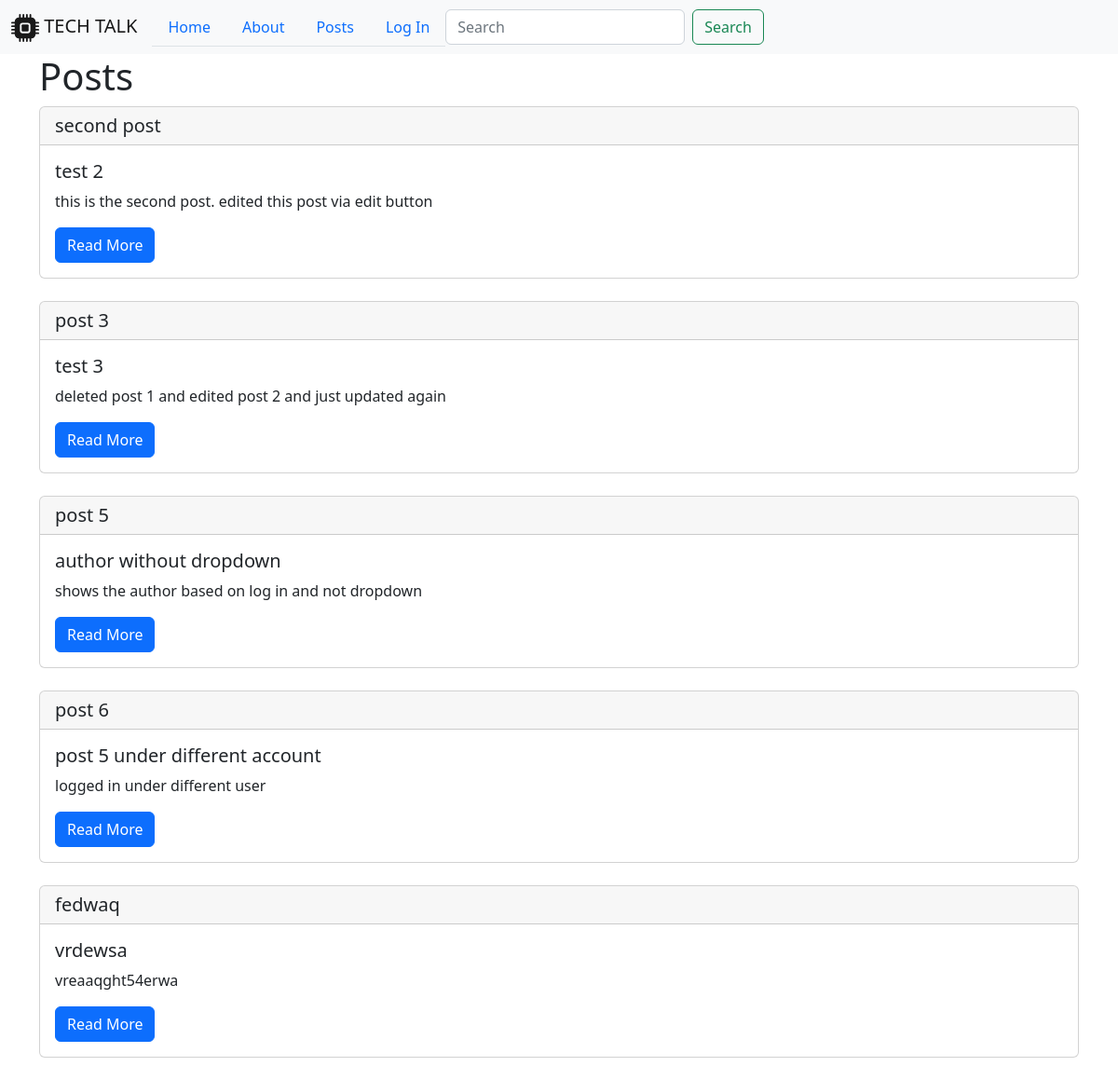
The app's page /posts/list/ with its own data.
### posts/models.py (models this page shows, shortened)
class Post(models.Model):
    title = models.CharField(max_length=128)
    subtitle = models.CharField(max_length=128)
    body = models.TextField()
    created_on = models.DateTimeField(auto_now_add=True)
    author = models.ForeignKey(
        get_user_model(),
        on_delete=models.CASCADE
    )

### posts/views.py (the view)
# urls.py: path('list/', views.PostListView.as_view(), name='list'),
class PostListView(ListView):
    template_name = "posts/list.html"
    model = Post

### templates/posts/list.html (shortened to what this page needs)
{% extends 'base.html' %}
{% load static %}
{% block content %}
<h1>Posts</h1>
{% for post in post_list %}
    <div class="card">
        <h5 class="card-header">{{ post.title }}</h5>
        <div class="card-body">
        <h5 class="card-title">{{ post.subtitle }}</h5>
        <p class="card-text">{{ post.body|truncatechars:128 }}</p>
        <a href="{% url 'detail' post.id %}" class="btn btn-primary">Read More</a>
        </div>
    </div>
    <br />
{% endfor %}
{% endblock content %}

### templates/base.html (shortened to what this page needs)
{% load static %}
<!DOCTYPE html>
<html lang="en">
<head>
    <link href="https://cdn.jsdelivr.net/npm/bootstrap@5.2.2/dist/css/bootstrap.min.css"
        rel="stylesheet"
>
    <link href="{% static 'css/base.css' %}" rel="stylesheet">
</head>
<body>
  <nav class="navbar navbar-expand-lg bg-light">
    <div class="container-fluid">
      <a class="navbar-brand" href="{% url 'home' %}">
         TECH TALK
      </a>
      <div class="collapse navbar-collapse" id="navbarSupportedContent">
        <ul class="nav nav-tabs justify-content-end">
          <li class="nav-item">
            <a class="nav-link" href="{% url 'home' %}">Home</a>
          </li>
          <li class="nav-item">
            <a class="nav-link" href="{% url 'about' %}">About</a>
          </li>
          <li class="nav-item">
            <a class="nav-link" href="{% url 'list' %}">Posts</a>
          </li>
          <li class="nav-item">
            {% if user.is_authenticated %}
            <li><a class="nav-link" href="{% url 'new' %}">New Post</a></li>
            <li"><a class="nav-link" href="{% url 'logout' %}">Log Out</a></li>
            {% else %}
            <li><a class="nav-link" href="{% url 'login' %}">Log In</a></li>
            {% endif %}
          </li>
        </ul>
        <form class="d-flex" role="search" action= "{% url 'list' %}">
          <input class="form-control me-2" type="search" placeholder="Search" aria-label="Search">
          <button class="btn btn-outline-success" type="submit">Search</button>
        </form>
      </div>
    </div>
  </nav>
    <div class="container">
      {% block content %}
      {% endblock content %}
    </div>
</body>
</html>

### records on screen
Post: title "second post", subtitle "test 2", body "this is the second post. edited this post via edit button"
Post: title "post 3", subtitle "test 3", body "deleted post 1 and edited post 2 and just updated again"
Post: title "post 5", subtitle "author without dropdown", body "shows the author based on log in and not dropdown"
Post: title "post 6", subtitle "post 5 under different account", body "logged in under different user"
Post: title "fedwaq", subtitle "vrdewsa", body "vreaaqght54erwa"
